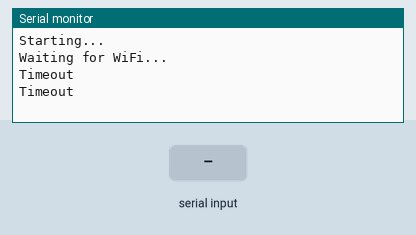
Simulated run of this sketch. Board: ESP8266 (NodeMCU). Parts: the last lines printed to the serial monitor. The inputs (shaded band) are chosen by the test bench. WiFi joins after 1.5 s; servers stay silent unless stated; uploads are accepted with an empty reply.

Above: at 13.2 s.
13.3 s: "1" received over the second serial link
At 15.3 s:
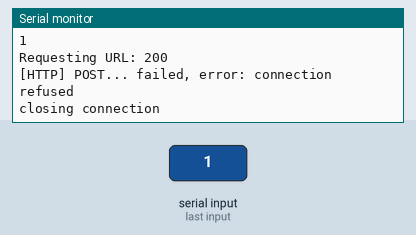
15.8 s: "0" received over the second serial link
At 16.96 s:
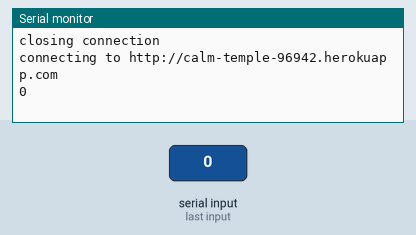
17.3 s: "2" received over the second serial link
At 18.66 s:
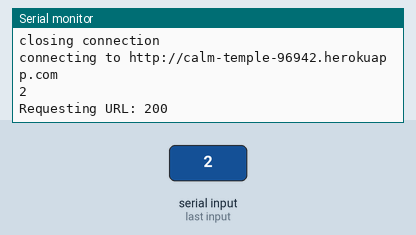

Measured:
- after the input at 13.3 s, the serial monitor: prints a new line after 1.0 s (image 1)
- after the input at 15.8 s, the serial monitor: prints a new line after 1.0 s (image 2)
- after the input at 17.3 s, the serial monitor: prints a new line after 1.0 s (image 3)

The sketch:

Attendance_System_ESP8266.ino
```cpp
#include <ESP8266WiFi.h>
#include <ESP8266HTTPClient.h>
#include <SoftwareSerial.h>
#include <ArduinoJson.h>

DynamicJsonDocument doc(1024);

#define rxPin D5
#define txPin D6
SoftwareSerial s(D5, D6); // rx tx

const char *ssid = "";
const char *password = "";
const char *host = "http://calm-temple-96942.herokuapp.com";

bool timeout = false;

void setup()
{
  Serial.begin(115200);
  s.begin(115200);
  Serial.println("Starting...");

  // Wait until WiFi details received
  delay(2000);
  s.print(waitForWiFiDetails());
  s.print(200);
}

void loop()
{
  String ins = readFromArduino();
  if (ins != "")
  {
    sendData(ins);
  }
}

String readFromArduino()
{
  String json;
  while (s.available())
  {
    json = s.readString();
  }

  return json;
}

void sendData(String data)
{
  Serial.print("connecting to ");
  Serial.println(host); // Use WiFiClient class to create TCP connections
  Serial.println(data);
  WiFiClient client;
  const int httpPort = 80;

  if (!client.connect(host, httpPort))
  {
    Serial.println("connection failed");
    s.print(0);
    return;
  }

  Serial.print("Requesting URL: ");
  String address = host;
  HTTPClient http;
  http.begin(address);
  http.addHeader("Content-Type", "application/json");
  int httpCode = http.POST(data);
  s.print(httpCode);
  Serial.println(httpCode); // Print HTTP return code
  String payload = http.getString();
  Serial.println(payload); //Print request response payload
  Serial.printf("[HTTP] POST... failed, error: %s\n", http.errorToString(httpCode).c_str());
  http.end(); //Close connection Serial.println();
  Serial.println("closing connection");
}

void setupWiFi()
{
  /* Explicitly set the ESP8266 to be a WiFi-client, otherwise, it by default, would try to act as both a client and an access-point and could cause network-issues with your other WiFi-devices on your WiFi-network. */
  WiFi.mode(WIFI_STA);
  WiFi.begin(ssid, password);
  while (WiFi.status() != WL_CONNECTED)
  {
    delay(500);
    Serial.print('.');
  }
  Serial.println();
  Serial.println("WiFi connected");
}

int waitForWiFiDetails()
{
  Serial.println("Waiting for WiFi...");
  unsigned long start = millis();
  unsigned long end = millis();
  while (!s.available())
  {
    end = millis();
    if ((end - start) >= 10000) // Timeout
    {
      timeout = true;
      Serial.println("Timeout");
      break;
    }
  }
  if (!timeout)
  {
    String json = s.readString();
    Serial.print("JSON: ");
    Serial.println(json);
    deserializeJson(doc, json);
    ssid = doc["ssid"];
    password = doc["password"];
    Serial.print("SSID: ");
    Serial.println(ssid);
    Serial.print("Pass: ");
    Serial.println(password);
    setupWiFi();

    return 200;
  } else {
    Serial.println("Timeout");
    return 100;
  }
}
```
